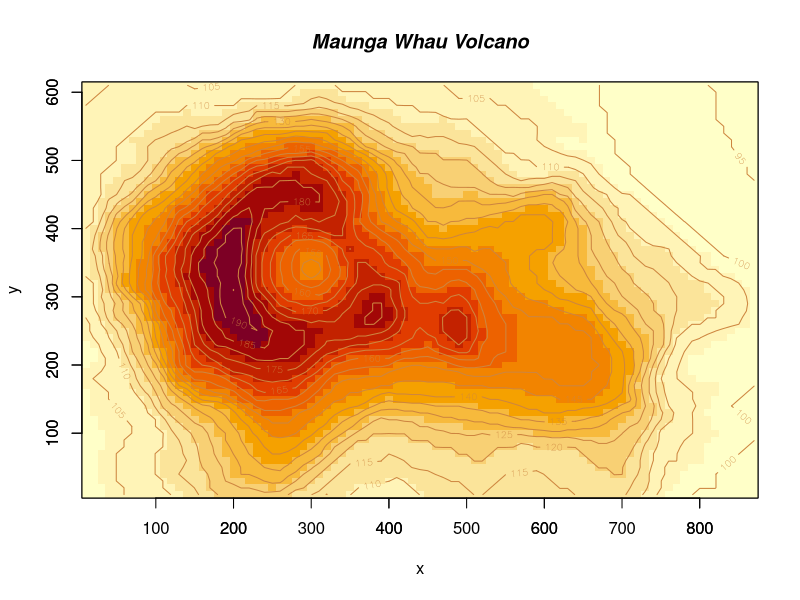

Reproduce this figure in R.
## ---- chunk 1
# A prettier display of the volcano
x <- 10*(1:nrow(volcano))
y <- 10*(1:ncol(volcano))
image(x, y, volcano)

contour(x, y, volcano, levels = seq(90, 200, by = 5),
        add = TRUE, col = "peru")

axis(1, at = seq(100, 800, by = 100))
axis(2, at = seq(100, 600, by = 100))
box()
title(main = "Maunga Whau Volcano", font.main = 4)
